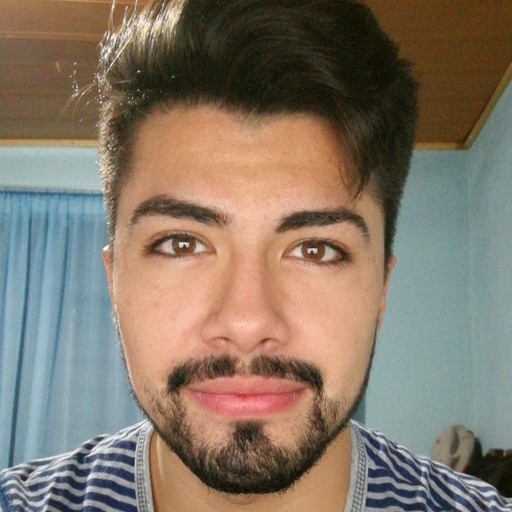
#> input picture Dataset/Brandon/1.jpg, 512 x 512 px; its folder holds only this picture in this run
$ python load_image_data.py
#> lines starting #> are read from the running program, lines starting #| are printed output that depends on the picture
import numpy as np
import argparse
import cv2
import os
import pandas as pd
import urllib
from pydrive.auth import GoogleAuth
from pydrive.drive import GoogleDrive


def load_local_images():
    img_df = pd.DataFrame()

    for person_dir in os.scandir(args["directory"]):
        if person_dir.is_dir():
            for file in os.scandir(person_dir.path):
                if file.is_file() and (file.path.endswith(".jpg")
                                       or file.path.endswith(".png")
                                       or file.path.endswith(".jpeg")):
                    temp_df = load_local_image_to_df(file.path, person_dir.name)
#> in load_local_image_to_df, `img_array = cv2.resize(cv2.imread(img_source, cv2.IMREAD_GRAYSCALE), (..`:
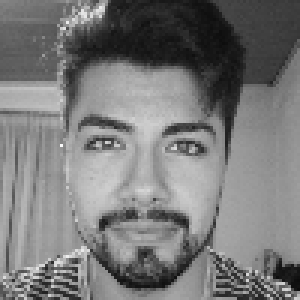
#> img_array: shape (100, 100) (shown 3 times larger); min 12, max 250, mean 121.1
#> in load_local_image_to_df, `img_array = (img_array.flatten())`: img_array = 10000 values, max 250 at index 4820, min 12 at index 9399, mean 121.1
#> in load_local_image_to_df, `df = pd.DataFrame(img_array)`: df = table of 1 rows and 10000 columns
#> temp_df = table of 1 rows and 10001 columns
                    if img_df.empty:
                        img_df = temp_df
#> img_df = table of 1 rows and 10001 columns
                    else:
                        img_df = pd.concat((img_df, temp_df), ignore_index=True)
#> pass 2 of the loop in load_local_images, `for person_dir in os.scandir(args["directory"]):`:
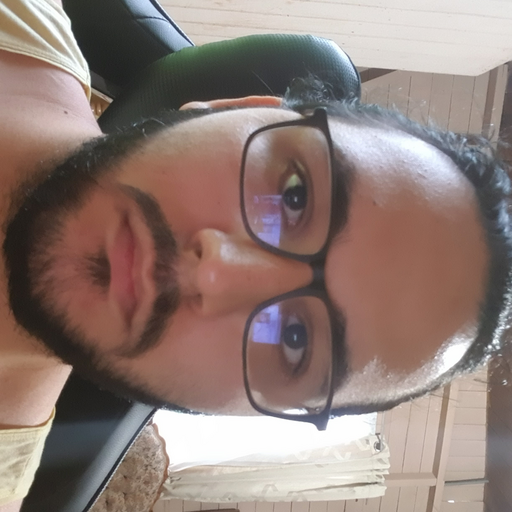
#> input picture Dataset/CarlosC/1.png, 512 x 512 px
#> in load_local_image_to_df (call 2), `img_array = cv2.resize(cv2.imread(img_source, cv2.IMREAD_GRAYSCALE), (..`:
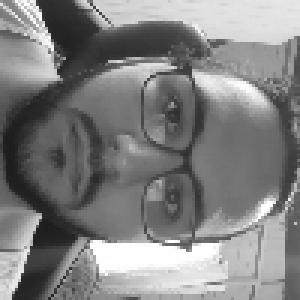
#> img_array: shape (100, 100) (shown 3 times larger); min 28, max 255, mean 128.9
#> in load_local_image_to_df (call 2), `img_array = (img_array.flatten())`: img_array = 10000 values, max 255 at index 8240, min 28 at index 7515, mean 128.9
#> in load_local_images, `img_df = pd.concat((img_df, temp_df), ignore_index=True)`: img_df = table of 2 rows and 10001 columns
    print(img_df)
#> (printed output is left out)
    img_df.to_csv(args["saveFile"], index=False)


def load_cloud_images():
    img_df = pd.DataFrame()

    gauth = GoogleAuth()
    gauth.LocalWebserverAuth()
    drive = GoogleDrive(gauth)

    dir_list = drive.ListFile({'q': "'1IhufSGU5Llbp_3pO8lw2A4g3cz12IlRB' in parents and trashed=false"}).GetList()

    for person_dir in dir_list:
        file_list = drive.ListFile({'q': "'" + person_dir['id'] + "' in parents and trashed=false"}).GetList()
        for file in file_list:
            temp_df = load_cloud_image_to_df(file['id'], person_dir["title"])
            if img_df.empty:
                img_df = temp_df
            else:
                img_df = pd.concat((img_df, temp_df), ignore_index=True)
    print(img_df.info())
    img_df.to_csv(args["saveFile"], index=False)


def load_local_image_to_df(img_source, target_name):
    img_array = cv2.resize(cv2.imread(img_source, cv2.IMREAD_GRAYSCALE), (100, 100))
    img_array = (img_array.flatten())
    img_array = img_array.reshape(-1, 1).T
    df = pd.DataFrame(img_array)
    df['target'] = pd.Series(target_name, index=df.index)
    return df


def load_cloud_image_to_df(img_id, target_name):
    resp = urllib.request.urlopen("https://drive.google.com/uc?export=view&id=" + img_id)
    image = np.asarray(bytearray(resp.read()), dtype="uint8")

    img_array = cv2.resize(cv2.imread(image, cv2.IMREAD_GRAYSCALE), (100, 100))
    img_array = (img_array.flatten())
    img_array = img_array.reshape(-1, 1).T
    df = pd.DataFrame(img_array)
    df['target'] = pd.Series(target_name, index=df.index)
    return df


# construct the argument parser and parse the arguments
ap = argparse.ArgumentParser()
ap.add_argument("-d", "--directory",
                default=".\Dataset",
                help="path to image directory")
ap.add_argument("-sf", "--saveFile", type=str,
                default="./data.csv",
                help="path to the csv file to store the data")
args = vars(ap.parse_args())

load_local_images()
# load_cloud_images()
